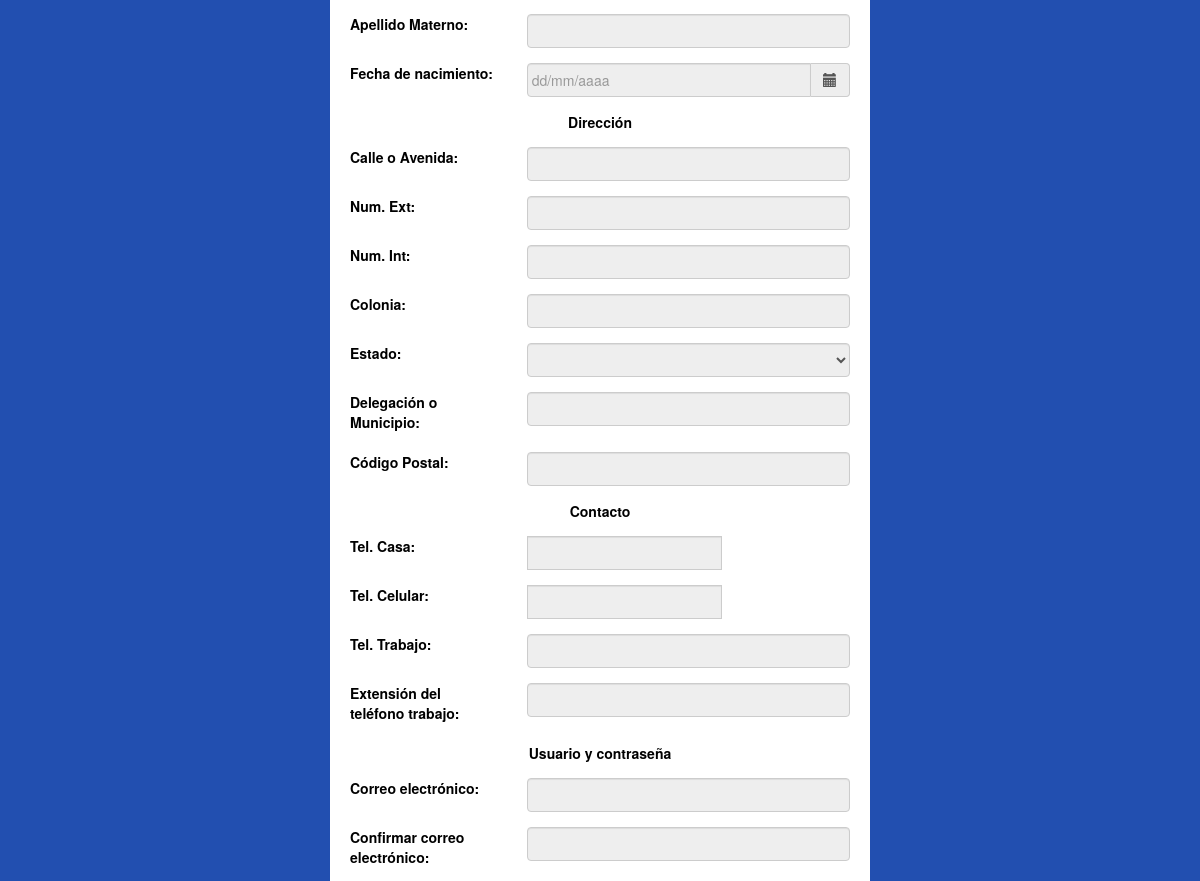
Page /registra_usuario.php (middle part) on the earlier database version.
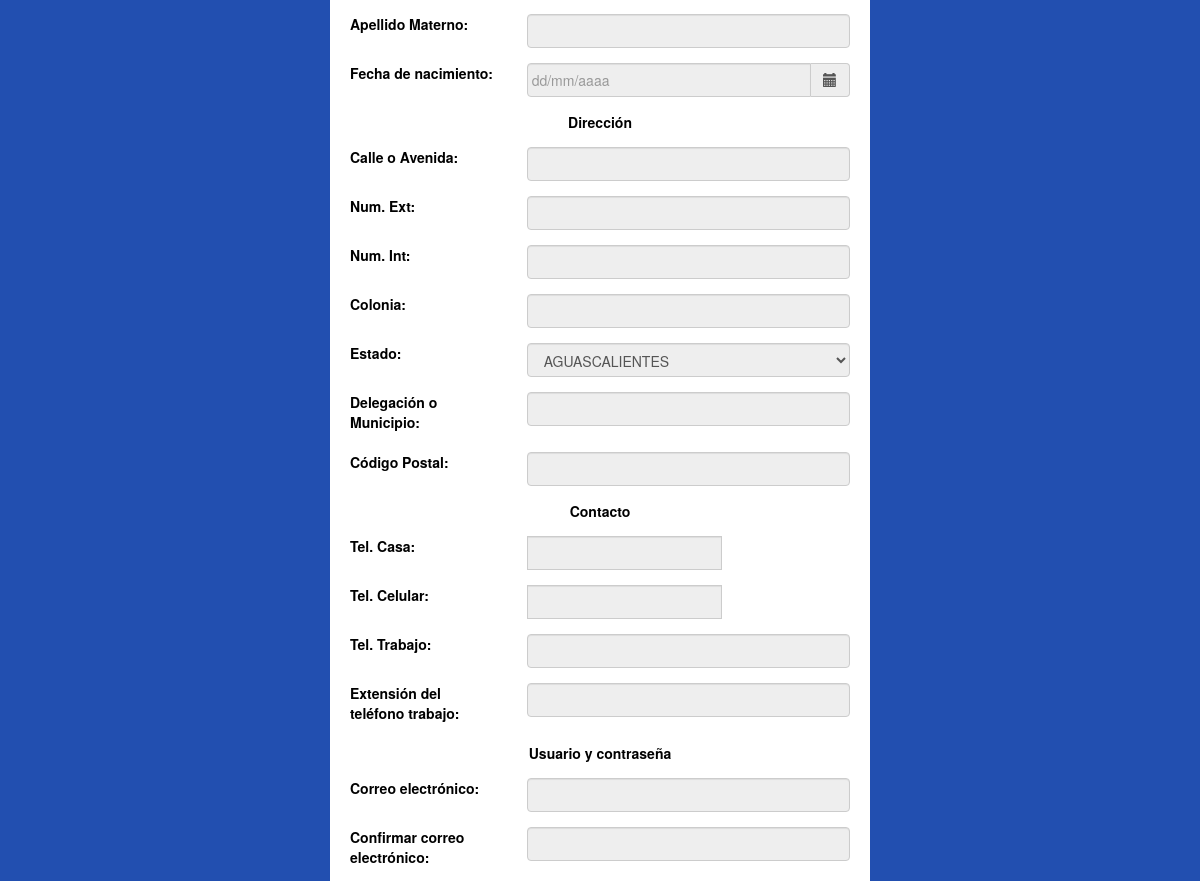
Same page on the later database version.
### tables this page shows
CREATE TABLE IF NOT EXISTS `estados` (
  `id` INT(11) NOT NULL AUTO_INCREMENT,
  `clave` VARCHAR(2) NOT NULL,
  `nombre` VARCHAR(45) NOT NULL,
  `abrev` VARCHAR(16) NOT NULL,
  PRIMARY KEY (`id`));

### funciones.php (called while the page is built, shortened)
<?php
function ejecutarQuery($conexion, $query)
{
	$consulta = mysqli_query($conexion, $query);
	return $consulta;
}
?>

### registra_usuario.php (the view, shortened to what this page needs)
<?php
    function obtener_opcion_e()
    {
        require_once("funciones.php");
        $conexion = conectar();
        $query = 'SELECT nombre, id FROM estados';
        $consulta = ejecutarQuery($conexion, $query);
        $opciones_e="";
        if (mysqli_num_rows($consulta)) {
            while ($dat = mysqli_fetch_array($consulta)){
                $id = $dat['id'];
                $nombre = $dat['nombre'];
                $opciones_e = $opciones_e.'<option value='.$id.'>'.$nombre.'</option>';
            }
        }
        return $opciones_e;
    }
?>
<!DOCTYPE html>
<html>
<head>
    <link rel="stylesheet" href="css/bootstrap.min.css">
    <link rel="stylesheet" href="css/bootstrap-datepicker.min.css" >
    <link rel="stylesheet" href="css/forms-estilo.css" >
</head>
<body>
    <div class="container" id="general-form">
        <div class="col-xs-10 col-sm-6 col-md-6 col-lg-6">
            <fieldset>
	           <form action = "registra_usuario.php" method = "POST" class="form-horizontal" role="form" onsubmit="return validacion();">
                    <div class="form-group">
                        <label class="col-xs-12 col-sm-12 col-md-4 col-lg-4">
                            Apellido Materno:
                        </label>
                        <div class="col-xs-12 col-sm-12 col-md-8 col-lg-8">
                            <input type="text" class="form-control" id="apellido_m" name="apellido_m" maxlength="35"  disabled>
                        </div>
                    </div>
                    <div class="form-group">
                        <label class="col-xs-12 col-sm-12 col-md-4 col-lg-4">
                            Fecha de nacimiento:
                        </label>
                        <div class="col-xs-12 col-sm-12 col-md-8 col-lg-8">
                            <div class="input-group date">
                                <input type="text" class="form-control datepicker" id="fecha_nac" name="fecha_nac" placeholder="dd/mm/aaaa" disabled/>
                                <span class="input-group-addon">
                                    <i class="glyphicon glyphicon-calendar"></i>
                                </span>
                            </div>
                        </div>
                    </div>
                    <div class="form-group">
                        <label class="col-xs-12 centrado-element">
                            <b>Dirección</b> <br>
                        </label>
                    </div>
                    <div class="form-group">
                        <label class="col-xs-12 col-sm-12 col-md-4 col-lg-4">
                            Calle o Avenida:
                        </label>
                        <div class="col-xs-12 col-sm-12 col-md-8 col-lg-8">
                            <input type="text" class="form-control" id="dom_calle" name="dom_calle" maxlength="35"  disabled>
                        </div>
                    </div>
                    <div class="form-group">
                        <label  class="col-xs-12 col-sm-12 col-md-4 col-lg-4">
                            Num. Ext:
                        </label>
                        <div class="col-xs-12 col-sm-12 col-md-8 col-lg-8">
                            <input  type="text" class="form-control" id="dom_num_ext" name="dom_num_ext" maxlength="10"  disabled>
                        </div>
                    </div>
                    <div class="form-group">
                        <label  class="col-xs-12 col-sm-12 col-md-4 col-lg-4">
                            Num. Int:
                        </label>
                        <div class="col-xs-12 col-sm-12 col-md-8 col-lg-8">
                            <input  type="text" class="form-control" id="dom_num_int" name="dom_num_int" maxlength="10"  disabled>
                        </div>
                    </div>
                    <div class="form-group">
                        <label class="col-xs-12 col-sm-12 col-md-4 col-lg-4">
                            Colonia:
                        </label>
                        <div class="col-xs-12 col-sm-12 col-md-8 col-lg-8">
                            <input type="text" class="form-control" id="dom_colonia" name="dom_colonia" maxlength="35"  disabled>
                        </div>
                    </div>
                    <div class="form-group">
                        <label class="col-xs-12 col-sm-12 col-md-4 col-lg-4">
                            Estado:
                        </label>
                        <div class="col-xs-12 col-sm-12 col-md-8 col-lg-8">
                            <select id="dom_estado" class="form-control" name="dom_estado"  disabled>
                                <?php
                                    echo obtener_opcion_e();
                                ?>
                            </select>
                        </div>
                    </div>
                    <div class="form-group">
                        <label class="col-xs-12 col-sm-12 col-md-4 col-lg-4">
                            Delegación o Municipio:
                        </label>
                        <div class="col-xs-12 col-sm-12 col-md-8 col-lg-8">
                            <input type="text" class="form-control" id="dom_del_mun" name="dom_del_mun" maxlength="60"  disabled>
                        </div>
                    </div>
                    <div class="form-group">
                        <label class="col-xs-12 col-sm-12 col-md-4 col-lg-4">
                            Código Postal:
                        </label>
                        <div class="col-xs-12 col-sm-12 col-md-8 col-lg-8">
                            <input type="text" class="form-control" id="dom_cp" name="dom_cp" maxlength="5"  disabled>
                        </div>
                    </div>
                    <div class="form-group">
                        <label class="col-xs-12 centrado-element">
                            <b>Contacto</b> <br>
                        </label>
                    </div>
                    <div class="form-group">
                        <label class="col-xs-12 col-sm-12 col-md-4 col-lg-4">
                            Tel. Casa:
                        </label>
                        <div class="col-xs-12 col-sm-12 col-md-8 col-lg-8">
                            <div class="input-group">
                                <input type="text" class="form-control" id="telefono_casa" name="telefono_casa" maxlength="20" disabled>
                            </div>
                        </div>
                    </div>
                    <div class="form-group">
                        <label class="col-xs-12 col-sm-12 col-md-4 col-lg-4">
                            Tel. Celular:
                        </label>
                        <div class="col-xs-12 col-sm-12 col-md-8 col-lg-8">
                            <div class="input-group">
                                <input type="text" class="form-control" id="telefono_celular" name="telefono_celular" maxlength="20"  disabled>
                            </div>
                        </div>
                    </div>
                    <div class="form-group">
                        <label class="col-xs-12 col-sm-12 col-md-4 col-lg-4">
                            Tel. Trabajo:
                        </label>
                        <div class="col-xs-12 col-sm-12 col-md-8 col-lg-8">
                            <input type="text" class="form-control" id="telefono_trabajo" name="telefono_trabajo" maxlength="20"  disabled>
                        </div>
                    </div>
                    <div class="form-group">
                        <label class="col-xs-12 col-sm-12 col-md-4 col-lg-4">
                            Extensión del teléfono trabajo:
                        </label>
                        <div class="col-xs-12 col-sm-12 col-md-8 col-lg-8">
                            <input type="text" class="form-control" id="telefono_extension" name="telefono_extension" maxlength="10"  disabled>
                        </div>
                    </div>
                    <div class="form-group">
                        <label class="col-xs-12 centrado-element">
                            <b>Usuario y contraseña</b> <br>
                        </label>
                    </div>
                    <div class="form-group">
                        <label class="col-xs-12 col-sm-12 col-md-4 col-lg-4">
                            Correo electrónico:
                        </label>
                        <div class="col-xs-12 col-sm-12 col-md-8 col-lg-8">
                            <input type="email" class="form-control" id="correo1" name="correo1" maxlength="25" required  disabled>
                        </div>
                    </div>
                    <div class="form-group">
                        <label class="col-xs-12 col-sm-12 col-md-4 col-lg-4">
                            Confirmar correo electrónico:
                        </label>
                        <div class="col-xs-12 col-sm-12 col-md-8 col-lg-8">
                            <input type="email" class="form-control"  id="correo2" name="correo2" onkeypress='validate(event)' maxlength="25"  required  onCopy="return false" onDrag="return false" onDrop="return false" onPaste="return false" autocomplete=off  disabled>
                        </div>
                    </div>
                </form>
            </fieldset>
        </div>
    </div>
</body>
</html>

### css/forms-estilo.css (style rules this page uses)
body { padding-top: 40px; padding-bottom: 40px; color: #000; background-color: #224FB0; background-repeat: no-repeat; background-attachment: fixed; background-position: relative; background-size: cover; -webkit-background-size: cover; -moz-background-size: cover; -o-background-size: cover; background-size: cover; -webkit-transition:background 0.5s ease-in; -moz-transition:background 0.5s ease-in; -o-transition:background 0.5s ease-in; -ms-transition:background 0.5s ease-in; transition:background 0.5s ease-in; }
fieldset { border: none; margin: 0; }
#general-form fieldset { background: #fff; border-radius: 0 0 5px 5px; padding: 20px; position: relative; color: #000; }
#general-form fieldset:before { background-color: #fff; content: ""; height: 8px; left: 50%; margin: -4px 0 0 -4px; position: absolute; top: 0; -webkit-transform: rotate(45deg); -moz-transform: rotate(45deg); -ms-transform: rotate(45deg); -o-transform: rotate(45deg); transform: rotate(45deg); width: 8px; }
.centrado-element { margin: 0 auto; float: none; text-align: center; }

Differences in the rows shown:
added estados: dom_estado "AGUASCALIENTES"
